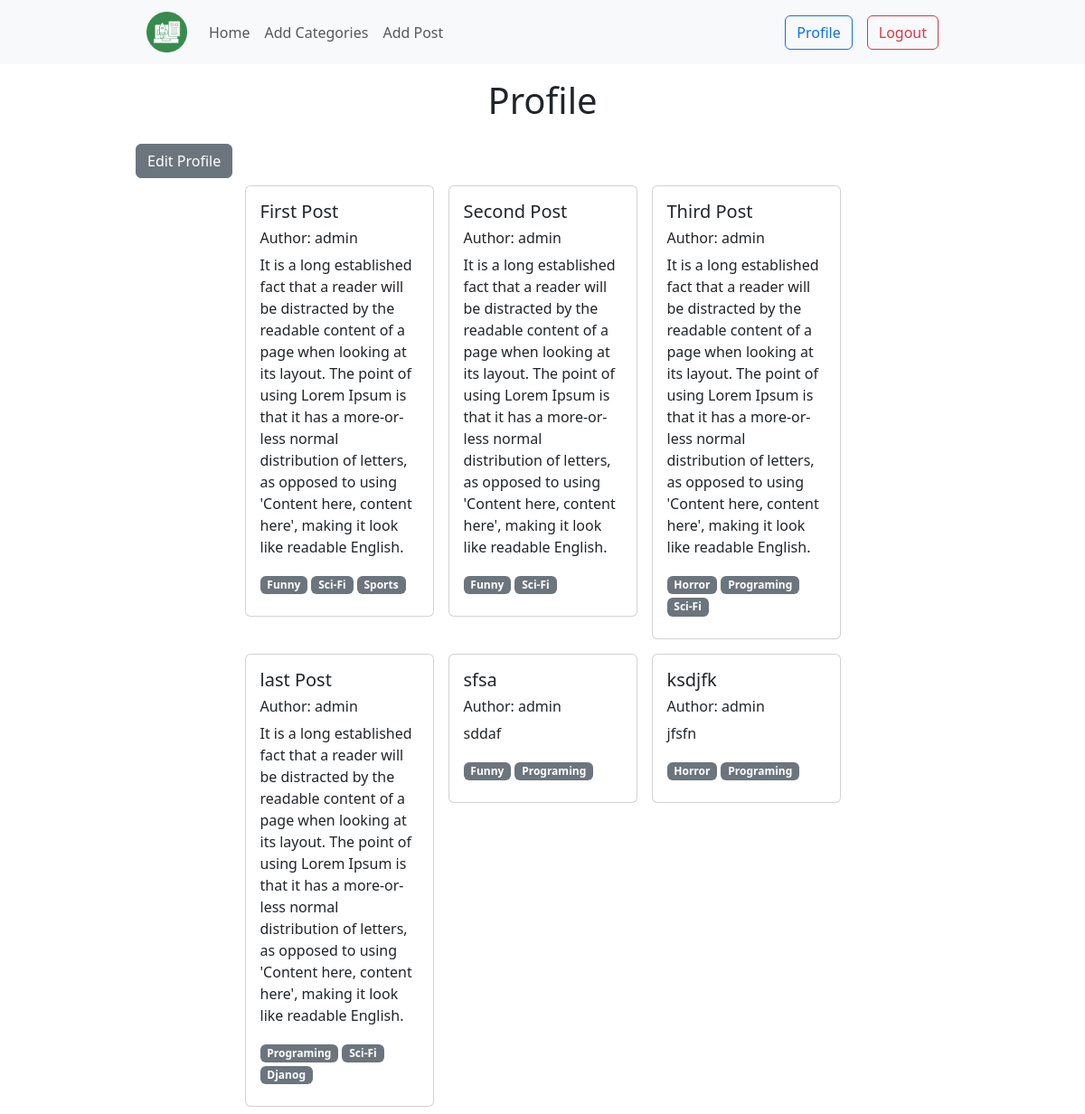
The page /author/profile/ (signed in) on the database its author committed.
### posts/models.py (models this page shows, shortened)
class Post(models.Model) :
    title = models.CharField(max_length = 100)
    content = models.TextField()
    category  = models.ManyToManyField(Category)
    author = models.ForeignKey(User, on_delete = models.CASCADE)
    image = models.ImageField(upload_to='posts/uploads/', null = True, blank=True)

### categories/models.py (models this page shows, shortened)
class Category(models.Model) :
    name = models.CharField(max_length = 100)
    slug = models.SlugField(max_length=100, unique=True, null=True, blank=True)

### author/views.py (the view)
# urls.py: path('profile/', views.profile, name='profile'),
@login_required #login required
def profile(request):
    data = Post.objects.filter(author= request.user)
    return render(request, 'profile.html', {'data':data})

### author/templates/profile.html (shortened to what this page needs)
{% extends 'base.html' %} {% block content %}
<div class="w-75 m-auto">
    <h1 class="text-center pt-3 pb-3">Profile</h1>
    <a class="btn btn-secondary" href="{% url 'edit_profile' %}">Edit Profile</a>
    <div class="d-flex flex-wrap justify-content-center w-75 m-auto">
        {% for i in data %}
        <div class="col-sm-4 p-2 mb-3 mb-sm-0">
            <div class="card">
                <div class="card-body">
                    <h5 class="card-title">{{i.title}}</h5>
                    <h6 class="fw-light">Author: {{i.author.username}}</h6>
                    <p class="card-text">{{i.content}}</p>
                    {% for j in i.category.all %}
                    <span class="badge bg-secondary">{{j.name}}</span> {% endfor %}
                </div>
            </div>
        </div>
        {% endfor%}
    </div>
</div>
{% endblock %}

### rows shown on the page
Post: title "First Post", author.username "admin", content "It is a long established fact that a reader will be distracted by the readable content of a page when looking at its layout. The point of using Lorem Ipsum is that it has a more-or-less normal distribution of letters, as opposed to using 'Content here, content here', making it look like readable English."
Category: name "Funny"
Category: name "Sci-Fi"
Category: name "Sports"
Post: title "Second Post", author.username "admin", content "It is a long established fact that a reader will be distracted by the readable content of a page when looking at its layout. The point of using Lorem Ipsum is that it has a more-or-less normal distribution of letters, as opposed to using 'Content here, content here', making it look like readable English."
Post: title "Third Post", author.username "admin", content "It is a long established fact that a reader will be distracted by the readable content of a page when looking at its layout. The point of using Lorem Ipsum is that it has a more-or-less normal distribution of letters, as opposed to using 'Content here, content here', making it look like readable English."
Category: name "Horror"
Category: name "Programing"
Post: title "last Post", author.username "admin", content "It is a long established fact that a reader will be distracted by the readable content of a page when looking at its layout. The point of using Lorem Ipsum is that it has a more-or-less normal distribution of letters, as opposed to using 'Content here, content here', making it look like readable English."
Category: name "Djanog"
Post: title "sfsa", author.username "admin", content "sddaf"
Post: title "ksdjfk", author.username "admin", content "jfsfn"
